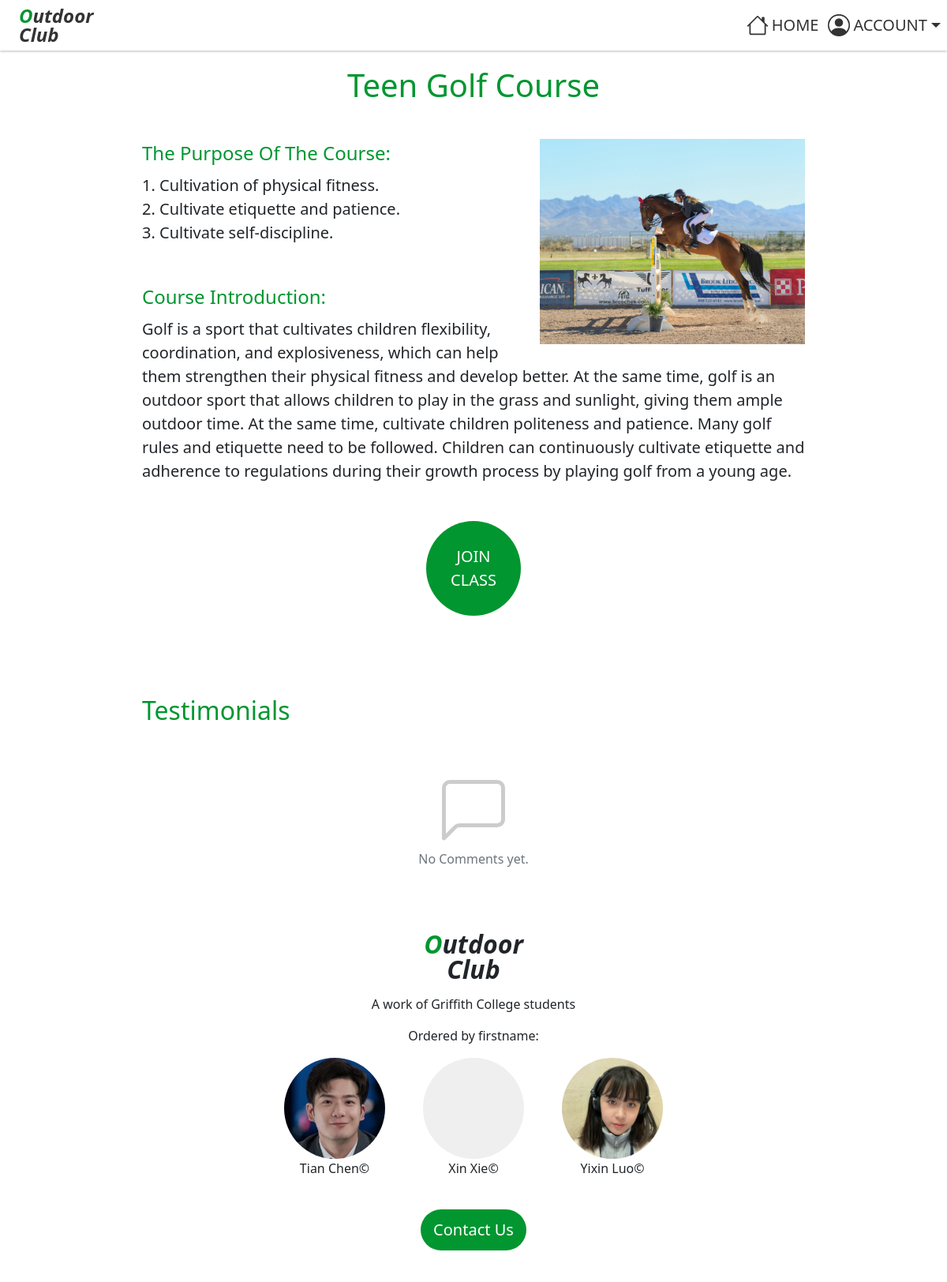
Screenshot of /classdetail.php?id=2 (signed in) with the database file from the repository.
### tables this page shows
create table if not exists classdetail(
  `id` INT UNIQUE AUTO_INCREMENT,
  `class_id` INT NOT NULL,
  `page_name` varchar(50) not null,
  `class_image` varchar(100) not null,
  `description` varchar(1000) not null,
  `class_detail` varchar(1000) not null,
  `del_flag` INT DEFAULT 0 NOT NULL,
  PRIMARY KEY(id),
  FOREIGN KEY(class_id) REFERENCES class(id)
);

### api/classdetail.php (called while the page is built, shortened)
<?php
$classId = $_GET['id'];
include ("databaseVariables.php");
$conn = new PDO("mysql:host=$servername", $username, $password);
$conn->setAttribute(PDO::ATTR_ERRMODE, PDO::ERRMODE_EXCEPTION);
$sql = "SELECT * FROM sewagroup.classdetail where id=$classId";
$result = $conn->query($sql);
return $result;
?>
<?php
function checkBookState($userId, $classId)
{
    include ("databaseVariables.php");
    $conn = new PDO("mysql:host=$servername", $username, $password);
    $conn->setAttribute(PDO::ATTR_ERRMODE, PDO::ERRMODE_EXCEPTION);
    $query = "SELECT count(*) FROM sewagroup.class_booking WHERE user_id = $userId AND class_id = $classId";
    $rows = $conn->query($query)->fetch();
    return $rows[0];
}
?>

### api/testimonial.php (called while the page is built, shortened)
<?php
    $classId=$_GET['id'];
    include ("databaseVariables.php");
    $conn = new PDO("mysql:host=$servername", $username, $password);
    $conn->setAttribute(PDO::ATTR_ERRMODE, PDO::ERRMODE_EXCEPTION);
    $sql = "SELECT t.id, t.content, t.create_time, u.firstname, u.surname FROM sewagroup.testimonial t
    JOIN sewagroup.user u ON t.user_id = u.id WHERE t.class_id = '$classId' ORDER BY create_time DESC";
    $commentList = $conn->query($sql);
    return $commentList;
?>

### classdetail.php (the view, shortened to what this page needs)
<!DOCTYPE html>
<html>
<head>
    <link href="css/bootstrap.min.css" rel="stylesheet">
    <link rel="stylesheet" href="css/app.css" />
    <link rel="stylesheet" href="css/classdetail.css" />
</head>
<body id="classdetail" class="page-container d-flex flex-column">
    <?php include './app/views/header.php' ?>
    <?php
    include ("./api/classdetail.php");
    include ("./api/testimonial.php");
    ?>
    <?php
    $classId = $_GET['id'];
    $userId = $_SESSION['user_id'];
    $row = $result->fetch(PDO::FETCH_ORI_NEXT);
    $image = $row['class_image'];
    $description = $row['description'];
    $pname = $row['page_name'];
    $classdetail = $row['class_detail'];
    $bookingState = checkBookState($userId, $classId);
    ?>
    <section class="classdetail-wrapper w-100">
        <section class="introduction content-box p-4 mb-5">
            <p class="fs-1 lh-1 mb-5 text-center text-color-primary"><?php echo "$pname"; ?></p>
            <section class="content clearfix mb-5">
                <?php echo "<img src='$image' class='picture d-block float-end ms-4 mb-4' alt='...'>"; ?>
                <p class="fs-4 mb-2 text-color-primary">The Purpose Of The Course:</p>
                <p class="detail fs-5 mb-5"><?php echo "$description"; ?></p>
                <p class="fs-4 mb-2 text-color-primary">Course Introduction:</p>
                <p class="fs-5 mb-0"><?php echo "$classdetail"; ?></p>
            </section>
            <?php if ($bookingState <= 0): ?>
                <a href="<?php echo htmlspecialchars($_SERVER["PHP_SELF"]) . '?action=book&id=' . $classId; ?>"
                    class="join-btn d-flex flex-column justify-content-center fw-medium text-center bg-color-primary text-white fs-5 text-decoration-none">JOIN<br />
                    CLASS</a>
            <?php endif; ?>
        </section>
        <section class="add-comment content-box p-4">
            <p class="fs-2 lh-1 mb-3 text-color-primary">Testimonials</p>
        </section>
        <section class="comment-list content-box p-4">
            <?php if ($commentList->rowCount() <= 0): ?>
                <section class="d-flex flex-column align-items-center justify-content-center">
                    <span class="text-secondary mt-2">No Comments yet.</span>
                </section>
            <?php endif ?>
        </section>
    </section>
    <?php include './app/views/footer.php' ?>
</body>
</html>

### css/app.css (style rules this page uses)
body { min-width: 320px; }
.page-container { padding-top: 4rem; }
.text-color-primary { color: #019630 !important; }
.bg-color-primary { background-color: #019630 !important; }
@media screen and (min-width: 1024px) { .content-box { padding-left: 15vw !important; padding-right: 15vw !important; padding-bottom: 2rem !important; } }

### css/classdetail.css (style rules this page uses)
#classdetail { min-height: 100vh; }
#classdetail .content { width: 100%; }
#classdetail .picture { width: 40%; }
#classdetail .detail { white-space: pre-wrap; }
#classdetail .join-btn { margin: 0 auto; width: 8vw; height: 8vw; min-width: 120px; min-height: 120px; border-radius: 50%; animation: heartBeat 1.4s ease-in-out alternate infinite; }

### rows the page displays
classdetail: page_name "Teen Golf Course", class_image (picture), description "1. Cultivation of physical fitness. 2. Cultivate etiquette and patience. 3. Cultivate self-discipline.", class_detail "Golf is a sport that cultivates children flexibility, coordination, and explosiveness, which can help them strengthen their physical fitness and develop better. At the same time, golf is an outdoor sport that allows children to play in the grass and sunlight, giving them ample outdoor time. At the same time, cultivate children politeness and patience. Many golf rules and etiquette need to be followed. Children can continuously cultivate etiquette and adherence to regulations during their growth process by playing golf from a young age."
